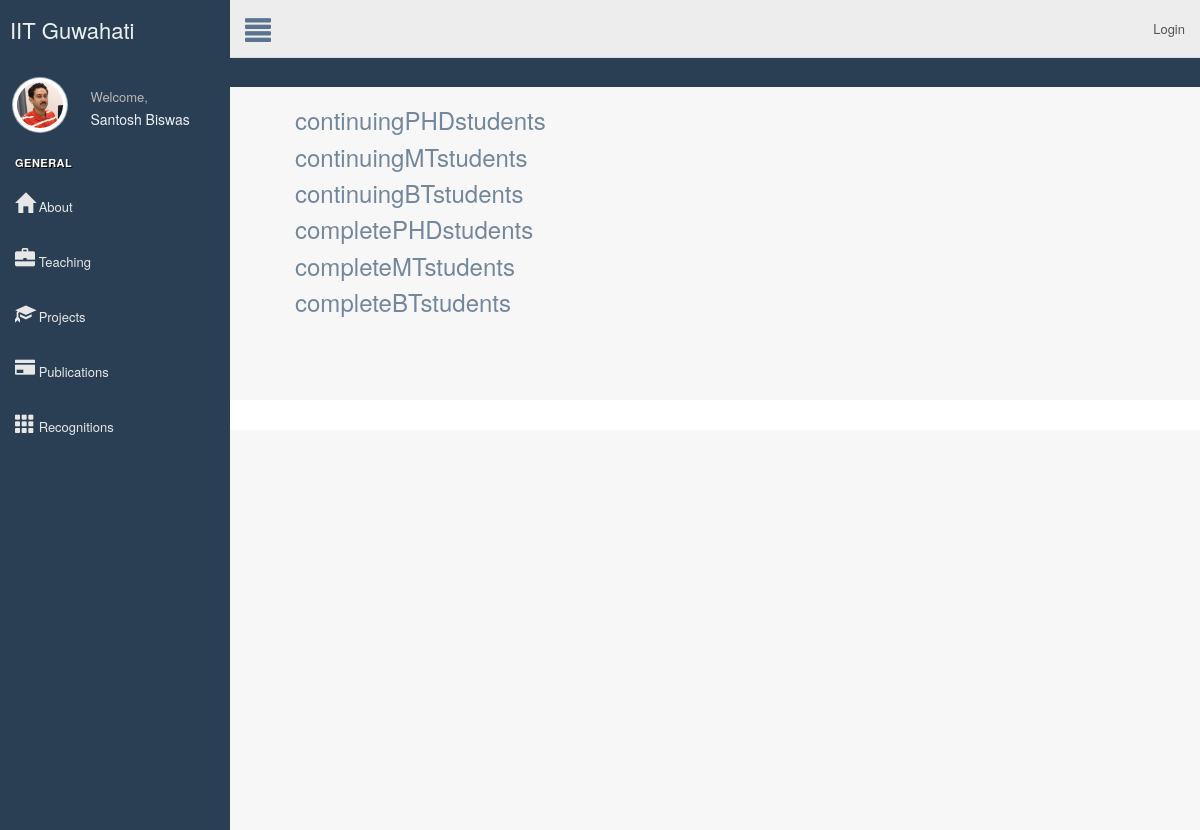
/webpage/32/32/students/, run on the app's committed database.
### web/models.py (models this page shows, shortened)
class Info(models.Model):
    Name = models.CharField(max_length=250, help_text="Enter Name")
    Designation = models.CharField(max_length=300)
    Dept = models.ForeignKey(Department, on_delete=models.CASCADE,blank=True,null=True)
    Phone = models.CharField(max_length=20)
    webmail = models.EmailField(max_length=100,blank=True,null=True)
    room = models.CharField(max_length=100)
    residence = models.CharField(max_length=250)
    photo = models.FileField(blank=True, null=True)

### web/views.py (the view)
# urls.py: url(r'^([0-9]+)/(?P<pk>[0-9]+)/students/$', views.studentview.as_view(), name='studentview'),
class studentview(generic.DetailView):
    model = Info
    template_name = 'web/students.html'

### web/templates/web/students.html (shortened to what this page needs)
{% extends 'web/base2.html' %}
{% block body %}
     <div class ="container-fluid">
        <div class="row">
            <ul>
                <h3>continuingPHDstudents</h3>
                <h3>continuingMTstudents</h3>
                <h3>continuingBTstudents</h3>
                <h3>completePHDstudents</h3>
                <h3>completeMTstudents</h3>
                <h3>completeBTstudents</h3>
            </ul>
        </div>
     </div>
{% endblock %}

### web/templates/web/base2.html (shortened to what this page needs)
<!DOCTYPE html>
<html lang="en">
  <head>
    {% load staticfiles %}
     <link rel="stylesheet" type="text/css" href="{% static 'web/style.css' %}"/>
    <link rel="stylesheet" href="https://maxcdn.bootstrapcdn.com/bootstrap/3.3.7/css/bootstrap.min.css"/>
    <link rel="stylesheet" href="css/bootstrap.css">
    <link href="{% static 'web/bootstrap1.min.css' %}" rel="stylesheet">
    <link href="{% static 'web/font-awesome.min.css' %}" rel="stylesheet">
    <link href="{% static 'web/custom.min.css' %}" rel="stylesheet">
  </head>
  <body class="nav-md">
    <div class="container body">
      <div class="main_container">
        <div class="col-md-3 left_col">
          <div class="left_col scroll-view">
            <div class="navbar nav_title" style="border: 0;text-decoration-color: red">
              <a href="{% url 'web:homeview' %}" class="site_title"></i> <span>IIT Guwahati</span></a>
            </div>
            <div class="profile clearfix">
              <div class="profile_pic">
                <img src="{{info.photo.url}}" alt="..." class="img-circle profile_img">
              </div>
              <div class="profile_info">
                <span>Welcome,</span>
                <h2>{{info.Name}}</h2>
              </div>
            </div>
            <br />
            <div id="sidebar-menu" class="main_menu_side hidden-print main_menu">
              <div class="menu_section">
                <h3>General</h3>
                <ul class="nav side-menu">
                  <li><a href="{% url 'web:aboutview' info.Dept.id info.id %}"><i class="glyphicon glyphicon-home" style="font-size:20px"></i>     About </span></a>
                  </li>
                  <li><a href="{% url 'web:teachingview' info.Dept.id info.id %}"><i class="glyphicon glyphicon-briefcase" style="font-size:20px"></i> Teaching </span></a>
                  </li>
                  <li><a href="{% url 'web:projectview' info.Dept.id info.id %}"><i class="glyphicon glyphicon-education" style="font-size:20px"></i> Projects </span></a>
                  </li>
                  <li><a href="{% url 'web:publicationview' info.Dept.id info.id %}"><i class="glyphicon glyphicon-credit-card" style="font-size:20px"></i> Publications </span></a>
                  </li>
                  <li><a href="{% url 'web:recognitionview' info.Dept.id info.id %}"><i class="glyphicon glyphicon-th" style="font-size:20px"></i> Recognitions </span></a>
                  </li>
                </ul>
              </div>
            </div>
          </div>
        </div>
        <div class="top_nav">
          <div class="nav_menu">
            <nav>
              <div class="nav toggle">
                <a id="menu_toggle"><i class="glyphicon glyphicon-align-justify"></i></a>
              </div>
              <ul class="nav navbar-nav navbar-right">
                {% if not user.is_authenticated %}
                <li ><a href="{% url 'login' %}" >Login</a></li>
                {% endif %}
              </ul>
            </nav>
          </div>
        </div>
        <div class="right_col" role="main">
        {% block body %}
  {% endblock %}
              </div>
            </div>
          </div>
        <footer>
        </footer>
  </body>
</html>

### web/static/web/style.css (style rules this page uses)
html { background-color: #5D92BA; font-family: "Tenor Sans", sans-serif; }
.container { width: 500px; height: 400px; margin: 0 auto; }

### data on the page
Info: photo (picture), Name "Santosh Biswas"
